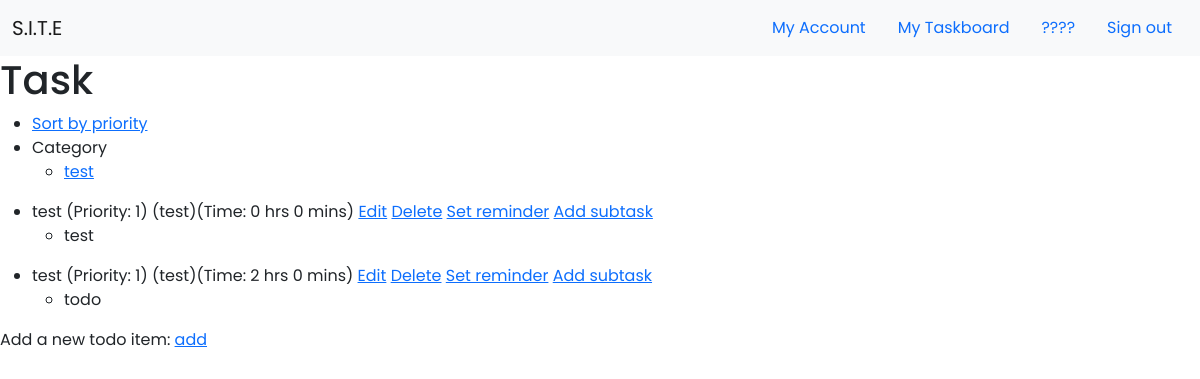
Before: /taskboard (signed in) with the older database file.
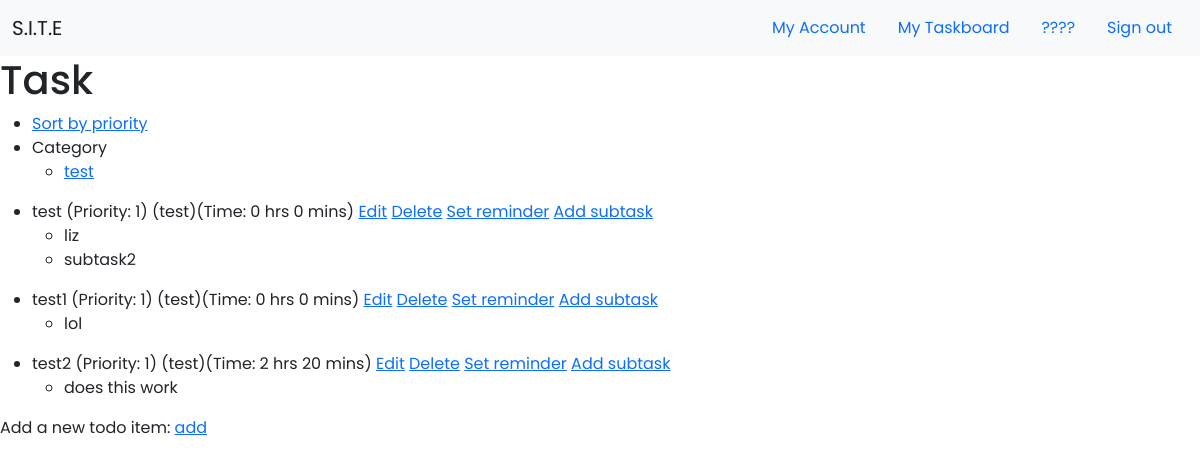
After: the same page with the newer database file.
### app/models.py (models this page shows, shortened)
class Category(db.Model):
    id = db.Column(db.Integer, primary_key=True)
    category = db.Column(db.String(30), unique=True, nullable=False)
    user_id = db.Column(db.Integer, db.ForeignKey('user.id'))

class Task(db.Model):
    id = db.Column(db.Integer, primary_key=True, autoincrement=True)
    content = db.Column(db.String, unique=False, nullable=False)
    complete = db.Column(db.Boolean, default=False)
    estimatehr = db.Column(db.Integer, nullable = True)
    estimatemin = db.Column(db.Integer, nullable = True)
    priority = db.Column(db.Integer, nullable=False)
    category_id = db.Column(db.Integer, db.ForeignKey('category.id'), nullable=False)
    category = db.relationship('Category', backref=db.backref('categories', lazy=True))
    subtask = db.relationship('Subtask', backref = 'subtasks', lazy = 'dynamic')
    user_id = db.Column(db.Integer, db.ForeignKey('user.id'))

class Subtask(db.Model):
    id = db.Column(db.Integer, primary_key = True)
    subtask = db.Column(db.String(30), unique=False, nullable=False)
    task_id = db.Column(db.Integer, db.ForeignKey('task.id'))

### app/routes.py (the view)
@app.route('/taskboard',methods=['GET', 'POST'])
def taskboard():
    user = User.query.filter_by(username=current_user.username).first()
    tasks = Task.query.filter_by(user_id=user.id).all()
    categories = Category.query.filter_by(user_id=user.id).all()
    subtask = Subtask.query.all()
    return render_template('taskboard.html', tasks=tasks, categories=categories, subtasks=subtask)

### app/models.py (called while the page is built)
@login.user_loader
def load_user(id):
    return User.query.get(int(id))

### app/templates/taskboard.html
{% extends "base.html" %}
{% block content %}
<link rel="stylesheet" type="text/css" href="{{ url_for('static', filename='css/taskboard.css') }}">
    {% if current_user.is_authenticated %}
            <div>
                <h1>Task</h1>
                <nav>
                    <ul>
                        <li><a href="/priority">Sort by priority</a></li>
                        <li>Category
                            <ul>
                                {% for category in categories %}
                                <li><a href="/category/{{category.id}}">{{category.category}}</a></li>
                                {% endfor %}
                        </li>
                    </ul>
                </nav>
                {% for task in tasks %}
                <ul>
                <li>
                    {{ task.content }} (Priority: {{task.priority}}) ({{task.category.category}})(Time: {{task.estimatehr}} hrs {{task.estimatemin}} mins) <a href= "/edittask/{{task.id}}">Edit</a>  <a href= "/delete/{{task.id}}"> Delete</a>  <a href= "/reminder/{{task.id}}">Set reminder</a> <a href="/addsubtask/{{task.id}}">Add subtask</a>
                    <ul>
                {% for subtask in task.subtask %}
		<li>
        	    {{subtask.subtask}}
		</li>
  		 {% endfor %}
                    </ul>
                </li>
                </ul>
                {% endfor %}
                <div>Add a new todo item:
                <a href="/addtask"> add</a>
                </div>
            </div>
    {% endif %}
{% endblock %}

### app/templates/base.html (shortened to what this page needs)
<!doctype html>
<html lang="en">
    <head>
        <link href="https://cdn.jsdelivr.net/npm/bootstrap@5.0.0-beta3/dist/css/bootstrap.min.css" rel="stylesheet">
        <link rel="stylesheet" type="text/css" href="{{ url_for('static', filename='css/style.css') }}">
    </head>
    <body>
        <nav class="navbar navbar-expand-lg navbar-light bg-light">
            <div class="container-fluid">
              <a class="navbar-brand" href="#">S.I.T.E</a>
              <ul class="nav justify-content-end">
                <li class="nav-item">
                  {% if current_user.is_authenticated %}
                  <a class="nav-link active" aria-current="page" href="/profile">My Account</a>
                  {% endif %}
                </li>
                <li class="nav-item">
                  {% if current_user.is_authenticated %}
                  <a class="nav-link" href="/taskboard">My Taskboard</a>
                  {% endif %}
                </li>
                <li class="nav-item">
                  {% if current_user.is_authenticated %}
                  <a class="nav-link" href="#">????</a>
                  {% endif %}
                </li>
                <li class="nav-item">
                  {% if current_user.is_authenticated %}
                  <a class="nav-link" href="/logout">Sign out</a>
                  {% endif %}
                </li>
              </ul>
              </div>
          </nav>
        {% block content %}{% endblock %}
    </body>
</html>

### app/static/css/style.css (style rules this page uses)
* { font-family: 'Poppins', sans-serif; margin: 0; padding: 0; }

Changed rows visible on the page:
changed Task (number 1 of 3 on the later page): loses Subtask (subtask "test")
added Subtask: subtask "liz", shown under Task (number 1 of 3 on the later page)
added Subtask: subtask "subtask2", shown under Task (number 1 of 3 on the later page)
changed Task: loses Subtask (subtask "todo"); content "test" → "test1"; estimatehr "2" → "0"
added Subtask: subtask "lol", shown under Task "test1"
added Task: content "test2", priority "1", category.category "test", estimatehr "2", estimatemin "20"
added Subtask: subtask "does this work", shown under "test2"
